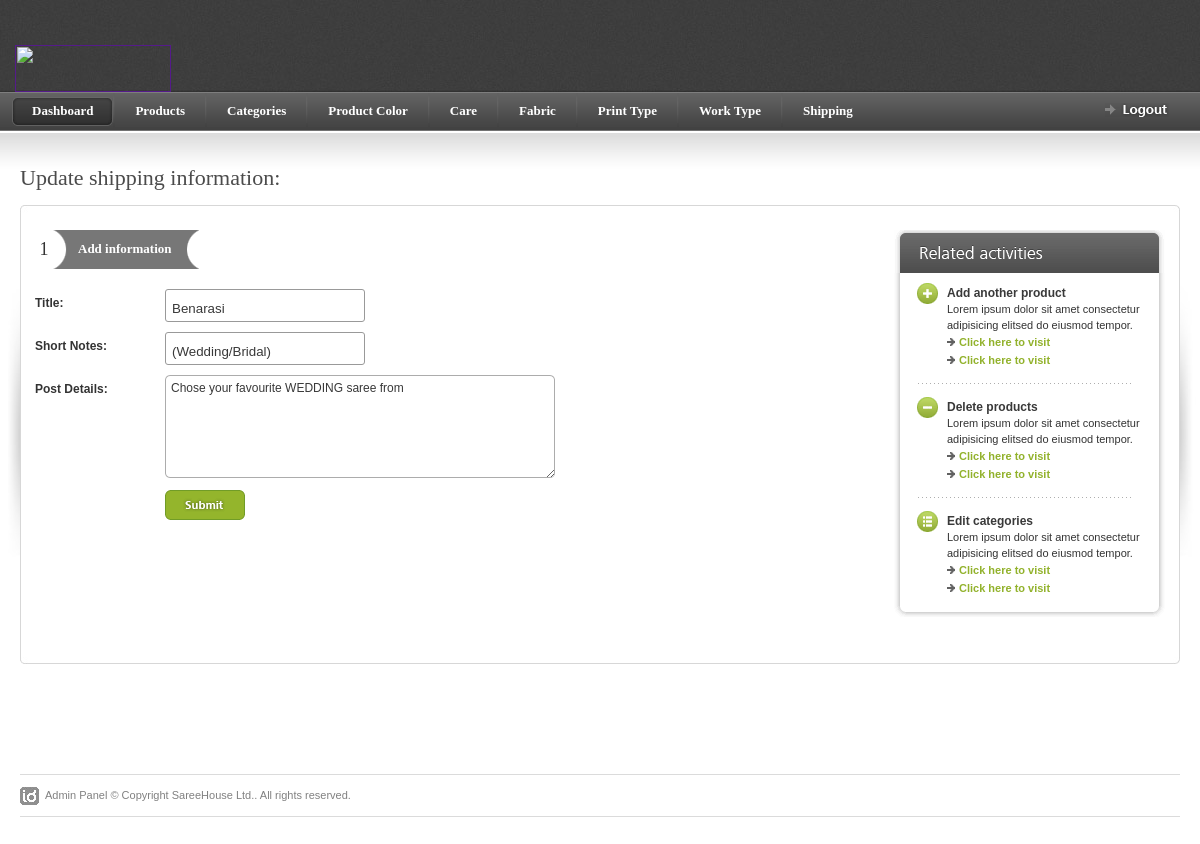
/admin/edit_categories.php?edit=13 (signed in), run on the app's committed database.
### tables this page shows
CREATE TABLE IF NOT EXISTS `categories_table` (
  `categories_id` int(30) NOT NULL,
  `product_categories` text NOT NULL,
  `categories_shortnotes` text NOT NULL,
  `categories_details` text NOT NULL
);

### admin/edit_categories.php (the view, shortened to what this page needs)
<?php
if(!isset($_SESSION['user_name'])){
header("location: login.php");
}
else {
?>
<?php include("includes/connect.php");
if(isset($_GET['edit'])){
	$edit_id = $_GET['edit'];
	$edit_query = "select * from categories_table where categories_id='$edit_id'";
	$run_edit=mysql_query($edit_query);
	while($edit_row= mysql_fetch_array($run_edit)){
	    $product_categories=$edit_row['product_categories'];
	    $categories_shortnotes=$edit_row['categories_shortnotes'];
		$categories_details=$edit_row['categories_details'];
	}
?>
<!DOCTYPE html PUBLIC "-//W3C//DTD XHTML 1.0 Strict//EN" "http://www.w3.org/TR/xhtml1/DTD/xhtml1-strict.dtd">
<html xmlns="http://www.w3.org/1999/xhtml">
<head>
<link rel="stylesheet" href="css/screen.css" type="text/css" media="screen" title="default" />
<link rel="stylesheet" href="css/datePicker.css" type="text/css" />
</head>
<body>
<div>
<?php include "topmenu.php" ?>
</div>
<div id="content-outer">
<div id="content">
<div id="page-heading"><h1>Update shipping information:</h1></div>
<table border="0" width="100%" cellpadding="0" cellspacing="0" id="content-table">
<tr>
	<th rowspan="3" class="sized"><img src="images/shared/side_shadowleft.jpg" width="20" height="300" alt="" /></th>
	<th class="topleft"></th>
	<td id="tbl-border-top">&nbsp;</td>
	<th class="topright"></th>
	<th rowspan="3" class="sized"><img src="images/shared/side_shadowright.jpg" width="20" height="300" alt="" /></th>
</tr>
<tr>
	<td id="tbl-border-left"></td>
	<td>
	<div id="content-table-inner">
	<table border="0" width="100%" cellpadding="0" cellspacing="0">
	<tr valign="top">
	<td>
		<div id="step-holder">
			<div class="step-no">1</div>
			<div class="step-dark-left"><a href="">Add information</a></div>
			<div class="step-dark-right">&nbsp;</div>
		</div>
<form method="post" action="edit_categories.php?edit_form=<?php echo $edit_id; ?>" enctype="multipart/form-data">
	<table border="0" cellpadding="0" cellspacing="0"  id="id-form">
		<tr>
			<th valign="top">Title:</th>
			<td><input type="text" name="product_categories" class="inp-form" value="<?php echo $product_categories;?>" /></td>
		</tr>
		<tr>
			<th valign="top">Short Notes:</th>
			<td><input type="text" name="categories_shortnotes" class="inp-form" value="<?php echo $categories_shortnotes; ?>"></td>
		</tr>
		<tr>
			<th valign="top">Post Details:</th>
			<td><textarea name="categories_details" cols="" rows="5" class="form-textarea"><?php echo $categories_details; ?></textarea></td>
		</tr>
		<tr>
				<th>&nbsp;</th>
				<td valign="top">
					<input type="submit" name="update" class="form-submit" />
				</td>
		</tr>
	</table>
	</form>
	</td>
	<td>
	<div id="related-activities">
		<div id="related-act-top">
		<img src="images/forms/header_related_act.gif" width="271" height="43" alt="" />
		</div>
		<div id="related-act-bottom">
			<div id="related-act-inner">
				<div class="left"><a href=""><img src="images/forms/icon_plus.gif" width="21" height="21" alt="" /></a></div>
				<div class="right">
					<h5>Add another product</h5>
					Lorem ipsum dolor sit amet consectetur
					adipisicing elitsed do eiusmod tempor.
					<ul class="greyarrow">
						<li><a href="">Click here to visit</a></li>
						<li><a href="">Click here to visit</a> </li>
					</ul>
				</div>
				<div class="lines-dotted-short"></div>
				<div class="left"><a href=""><img src="images/forms/icon_minus.gif" width="21" height="21" alt="" /></a></div>
				<div class="right">
					<h5>Delete products</h5>
					Lorem ipsum dolor sit amet consectetur
					adipisicing elitsed do eiusmod tempor.
					<ul class="greyarrow">
						<li><a href="">Click here to visit</a></li>
						<li><a href="">Click here to visit</a> </li>
					</ul>
				</div>
				<div class="lines-dotted-short"></div>
				<div class="left"><a href=""><img src="images/forms/icon_edit.gif" width="21" height="21" alt="" /></a></div>
				<div class="right">
					<h5>Edit categories</h5>
					Lorem ipsum dolor sit amet consectetur
					adipisicing elitsed do eiusmod tempor.
					<ul class="greyarrow">
						<li><a href="">Click here to visit</a></li>
						<li><a href="">Click here to visit</a> </li>
					</ul>
				</div>
			</div>
		</div>
	</div>
</td>
</tr>
<tr>
<td><img src="images/shared/blank.gif" width="695" height="1" alt="blank" /></td>
<td></td>
</tr>
</table>
</div>
</td>
<td id="tbl-border-right"></td>
</tr>
<tr>
	<th class="sized bottomleft"></th>
	<td id="tbl-border-bottom">&nbsp;</td>
	<th class="sized bottomright"></th>
</tr>
</table>
</div>
</div>
<?php include "footer.php" ?>
</body>
</html>
<?php
}
 ?>
<?php } ?>

### admin/css/screen.css (style rules this page uses)
* { margin: 0; padding: 0; }
html, body { height: 100%; }
body { background: #fff; color: #393939; font-family: Arial; font-size: 0px; line-height: 0; }
#content-outer { background: url(../images/shared/content_repeat.jpg) repeat-x; }
#content { color: #333; font-family: Arial, Helvetica, sans-serif; font-size: 12px; line-height: 18px; margin: 0 auto 0 auto; max-width: 1260px; min-width: 780px; padding: 35px 0px 30px 0px; }
#content-table { font-size: 0px; line-height: 0px; }
#content-table th.sized { height: 15px; width: 15px; padding: 0; margin: 0; font-size: 0px; line-height: 0px; }
#content-table-inner { font-size: 12px; line-height: 12px; padding: 10px 0 20px 0; }
#tbl-border-top { background: url(../images/shared/border_bit.jpg) top repeat-x; line-height: 0;font-size: 0px; height: 15px; }
#tbl-border-bottom { background: url(../images/shared/border_bit.jpg) bottom repeat-x; line-height: 0;font-size: 0px; height: 15px; }
#tbl-border-left { background: url(../images/shared/border_bit.jpg) left repeat-y; }
#tbl-border-right { background: url(../images/shared/border_bit.jpg) right repeat-y; }
.topleft { background: url(../images/shared/corner_top_left.jpg) no-repeat; width:15px; height:15px; }
.topright { background: url(../images/shared/corner_top_right.jpg) no-repeat; width:15px; height:15px; }
.bottomleft { background: url(../images/shared/corner_bottom_left.jpg) no-repeat; width:15px; height:15px; }
.bottomright { background: url(../images/shared/corner_bottom_right.jpg) no-repeat; width:15px; height:15px; }
#page-heading { margin: 0 0 15px 20px; }
h1 { color: #4b4b4b; font-family: Tahoma; font-size: 22px; line-height: 24px; font-weight: normal; }
#related-activities { float: right; font-size: 0px; line-height: 0; width: 271px; }
#related-act-top { font-size: 0px; line-height: 0; }
#related-act-bottom { background: url(../images/forms/bg_related_act.gif) no-repeat bottom; font-size: 0px; line-height: 0; }
#related-act-inner { font-size: 11px; line-height: 16px; margin: 0 auto 0px auto; padding: 10px 0 20px 0; width: 225px; }
#related-act-inner .left { float: left; width: 30px; }
#related-act-inner .right { float: left; width: 195px; padding: 2px 0 0 0; }
#related-act-inner .right h5 { color: #393939; font-size: 12px; }
ul.greyarrow { list-style-type: none; }
ul.greyarrow li { background: url(../images/forms/icon_list_arrow.gif) no-repeat 0 5px; line-height: 18px; padding: 0 0 0 12px; }
ul.greyarrow li a { color: #92b22c; font-weight: bold; }
.lines-dotted-short { background: url(../images/forms/lines_dotted_short.gif) no-repeat 0px 14px; font-size: 0px; height: 28px; line-height: 0; }
.form-submit { background: url(../images/forms/form_submit.gif) no-repeat; border: none; cursor: pointer; display: block; float: left; height: 30px; margin: 0 4px 0 0; padding: 0; text-indent: -3000px; width: 80px; }
.inp-form { background: url(../images/forms/form_inp.gif) no-repeat; border: none; color: #393939; height: 25px; padding: 6px 6px 0 6px; width: 186px; }
.form-textarea { background: url(../images/forms/form_textarea.gif) no-repeat; border: none; color: #393939; font-family: Arial, Helvetica, sans-serif; font-size: 12px; height: 97px; overflow: auto; padding: 6px 6px 0 6px; width: 378px; }
#id-form td { padding: 0 0 10px 0; }
#id-form th { line-height: 28px; min-width: 130px; padding: 0 0 10px 0; text-align: left; width: 130px; }
#step-holder { font-family: Tahoma; height:39px; margin-bottom: 20px; }
.step-no { float:left; height:29px; width:18px; font-size: 18px; line-height: 18px; padding:10px 0 0 0; text-align: center; }
.step-dark-left { float:left; background: url(../images/forms/step_dark_left.gif) no-repeat; height:27px; padding:13px 15px 0 25px; font-size: 13px; color:#fff; font-weight: bold; }
.step-dark-left a { font-size: 13px; color:#fff; font-weight: bold; }
.step-dark-right { float:left; width:12px; background: url(../images/forms/step_dark_right.gif) no-repeat; height:39px; }
table { border-collapse: collapse; }
a { outline: none; text-decoration: none; }
img { border: 0; }
form { margin: 0; padding: 0; }
.inp-form { background: none; border: medium none; color: #393939; height: 25px; padding: 6px 6px 0; width: 186px; border: 1px solid #999; border-radius: 3px; }

### data on the page
categories_table: product_categories "Benarasi", categories_shortnotes "(Wedding/Bridal)", categories_details "Chose your favourite WEDDING saree from"
